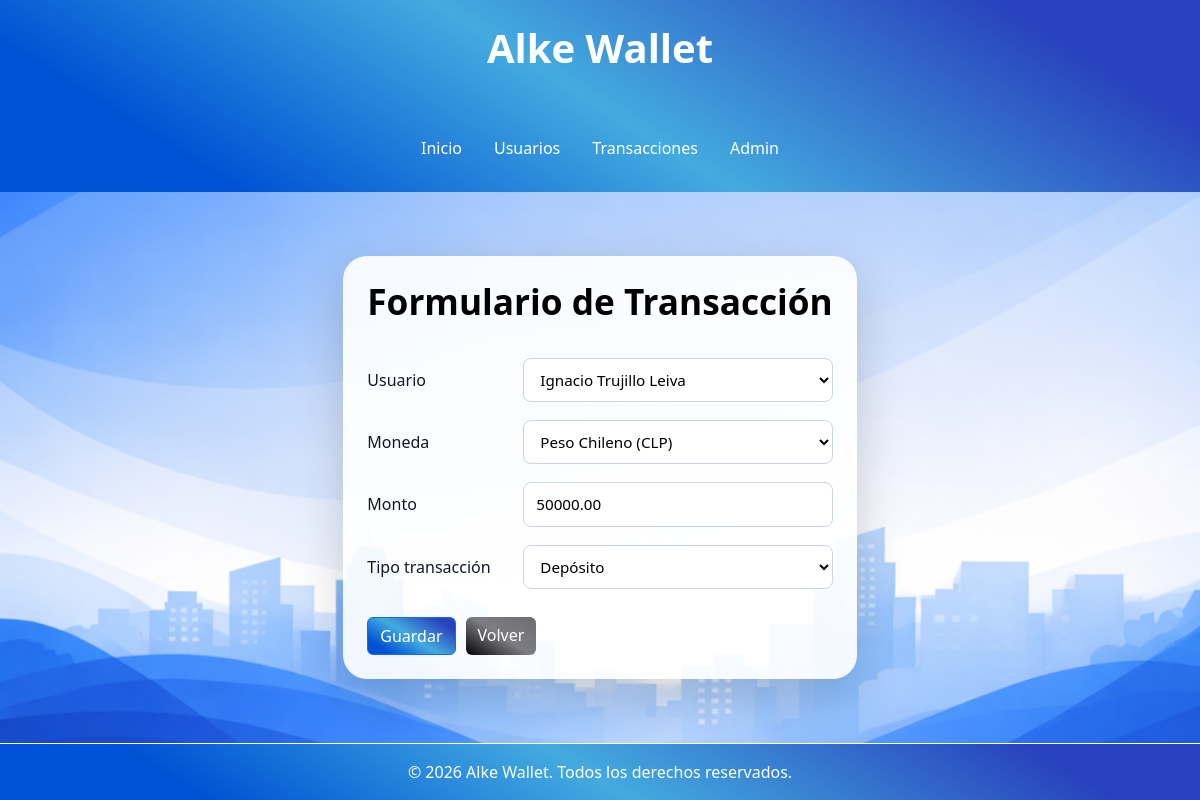
Page /transacciones/editar/1/ on the committed database.
### wallet/models.py (models this page shows, shortened)
class Transaccion(models.Model):
    TIPO_TRANSACCION = [
        ('deposito', 'Depósito'),
        ('retiro', 'Retiro'),
        ('transferencia', 'Transferencia'),
    ]
    usuario = models.ForeignKey(Usuario, on_delete=models.CASCADE, related_name='transacciones')
    moneda = models.ForeignKey(Moneda, on_delete=models.CASCADE, related_name='transacciones')
    monto = models.DecimalField(max_digits=12, decimal_places=2)
    tipo_transaccion = models.CharField(max_length=20, choices=TIPO_TRANSACCION)
    fecha = models.DateTimeField(auto_now_add=True)

### wallet/views.py (the view)
# urls.py: path('transacciones/editar/<int:pk>/', TransaccionUpdateView.as_view(), name='transaccion_update'),
class TransaccionUpdateView(UpdateView):
    model = Transaccion
    fields = ['usuario', 'moneda', 'monto', 'tipo_transaccion']
    template_name = 'wallet/transaccion_form.html'
    success_url = reverse_lazy('transaccion_list')

### wallet/models.py (called while the page is built)
    def __str__(self):
        return self.nombre

    def __str__(self):
        return f"{self.nombre} ({self.simbolo})"

### wallet/templates/wallet/transaccion_form.html (shortened to what this page needs)
{% extends 'wallet/base.html' %}
{% block content %}
<div class="transactions-container">
    <div class="card card-base form-card shadow-lg p-4">
        <h2 class="title">Formulario de Transacción</h2>
        <form method="post" class="custom-form">
            <div class="form-group-custom">
                <label for="{{ form.usuario.id_for_label }}">Usuario</label>
                {{ form.usuario }}
            </div>
            <div class="form-group-custom">
                <label for="{{ form.moneda.id_for_label }}">Moneda</label>
                {{ form.moneda }}
            </div>
            <div class="form-group-custom">
                <label for="{{ form.monto.id_for_label }}">Monto</label>
                {{ form.monto }}
            </div>
            <div class="form-group-custom">
                <label for="{{ form.tipo_transaccion.id_for_label }}">Tipo transacción</label>
                {{ form.tipo_transaccion }}
            </div>
            <div class="form-actions">
                <button type="submit" class="btn btn-primary">
                    Guardar
                </button>
                <a href="{% url 'transaccion_list' %}" class="btn btn-secondary">
                    Volver
                </a>
            </div>
        </form>
    </div>
</div>
{% endblock %}

### wallet/static/wallet/css/style.css (style rules this page uses)
:root { --color-primario: #0052D4; --color-secundario: #43abdf; --color-opcional: #2841bd; }
h2 { color: black; text-align: center; font-size: 2.2rem; font-weight: 700; margin-bottom: 25px; }
.background-app { background: url('../img/fondo.jpg') no-repeat center center; background-size: cover; background-position: center; background-attachment: fixed; height: 100vh; margin: 0; }
.card-base { width: 100%; border-radius: 20px; border: none; background: rgba(255, 255, 255, 0.9); }
.form-card { max-width: 640px; width: 100%; margin: 0 auto; border-radius: 24px; }
.custom-form { margin-top: 10px; }
.form-group-custom { display: flex; align-items: center; gap: 16px; margin-bottom: 18px; }
.form-group-custom label { width: 140px; font-weight: 500; color: #111827; margin: 0; }
.form-group-custom input, .form-group-custom select, .form-group-custom textarea { flex: 1; padding: 10px 12px; border: 1px solid #cbd5e1; border-radius: 8px; font-size: 0.95rem; background-color: #ffffff; }
.form-actions { display: flex; gap: 10px; margin-top: 28px; }
.btn-secondary { background: #6b7280; color: white; border: none; }
.btn-primary { background: linear-gradient(32deg, #0052D4 16%, #43abdf 49%, #2841bd 87%); }
.btn-secondary { background: linear-gradient(33deg, #040406 0%, #7c7c83 50%, #6f6f71 100%); }

### rows in the picture
Transaccion: usuario "Ignacio Trujillo Leiva", moneda "Peso Chileno (CLP)", monto "50000.00", tipo_transaccion "Depósito"
